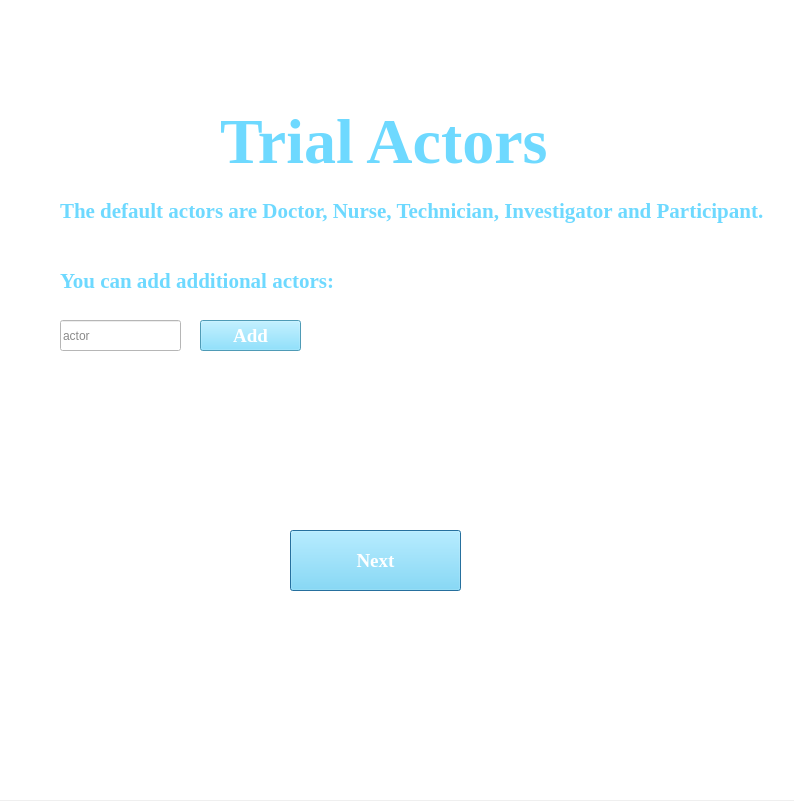
<?xml version="1.0" encoding="UTF-8"?>
<ui version="4.0">
 <class>Dialog</class>
 <widget class="QDialog" name="Dialog">
  <property name="geometry">
   <rect>
    <x>0</x>
    <y>0</y>
    <width>794</width>
    <height>801</height>
   </rect>
  </property>
  <property name="windowTitle">
   <string>Dialog</string>
  </property>
  <widget class="QWidget" name="widget" native="true">
   <property name="geometry">
    <rect>
     <x>0</x>
     <y>0</y>
     <width>800</width>
     <height>800</height>
    </rect>
   </property>
   <property name="styleSheet">
    <string notr="true">background-color: rgb(255, 255, 255);</string>
   </property>
   <widget class="QLabel" name="label">
    <property name="geometry">
     <rect>
      <x>220</x>
      <y>90</y>
      <width>341</width>
      <height>101</height>
     </rect>
    </property>
    <property name="font">
     <font>
      <family>Times New Roman</family>
      <pointsize>48</pointsize>
      <weight>75</weight>
      <bold>true</bold>
     </font>
    </property>
    <property name="styleSheet">
     <string notr="true">color:rgb(110, 217, 255)</string>
    </property>
    <property name="text">
     <string>Trial Actors</string>
    </property>
   </widget>
   <widget class="QPushButton" name="pushButton_2">
    <property name="geometry">
     <rect>
      <x>290</x>
      <y>530</y>
      <width>171</width>
      <height>61</height>
     </rect>
    </property>
    <property name="font">
     <font>
      <family>Times New Roman</family>
      <pointsize>14</pointsize>
      <weight>75</weight>
      <bold>true</bold>
     </font>
    </property>
    <property name="styleSheet">
     <string notr="true">background-color:rgb(110, 217, 255);
color:;
color: rgb(255, 255, 255);</string>
    </property>
    <property name="text">
     <string>Next</string>
    </property>
   </widget>
   <widget class="QLabel" name="label_2">
    <property name="geometry">
     <rect>
      <x>60</x>
      <y>170</y>
      <width>711</width>
      <height>81</height>
     </rect>
    </property>
    <property name="font">
     <font>
      <family>Times New Roman</family>
      <pointsize>16</pointsize>
      <weight>75</weight>
      <bold>true</bold>
     </font>
    </property>
    <property name="styleSheet">
     <string notr="true">color:rgb(110, 217, 255)</string>
    </property>
    <property name="text">
     <string>The default actors are Doctor, Nurse, Technician, Investigator and Participant.</string>
    </property>
   </widget>
   <widget class="QLabel" name="label_3">
    <property name="geometry">
     <rect>
      <x>60</x>
      <y>230</y>
      <width>581</width>
      <height>101</height>
     </rect>
    </property>
    <property name="font">
     <font>
      <family>Times New Roman</family>
      <pointsize>16</pointsize>
      <weight>75</weight>
      <bold>true</bold>
     </font>
    </property>
    <property name="styleSheet">
     <string notr="true">color:rgb(110, 217, 255)</string>
    </property>
    <property name="text">
     <string>You can add additional actors:</string>
    </property>
   </widget>
   <widget class="QLineEdit" name="lineEdit">
    <property name="geometry">
     <rect>
      <x>60</x>
      <y>320</y>
      <width>121</width>
      <height>31</height>
     </rect>
    </property>
    <property name="styleSheet">
     <string notr="true">color:rgb(138, 138, 138)</string>
    </property>
    <property name="text">
     <string>actor</string>
    </property>
   </widget>
   <widget class="QPushButton" name="pushButton_3">
    <property name="geometry">
     <rect>
      <x>200</x>
      <y>320</y>
      <width>101</width>
      <height>31</height>
     </rect>
    </property>
    <property name="font">
     <font>
      <family>Times New Roman</family>
      <pointsize>14</pointsize>
      <weight>75</weight>
      <bold>true</bold>
     </font>
    </property>
    <property name="styleSheet">
     <string notr="true">background-color:rgb(110, 217, 255);
color:;
color: rgb(255, 255, 255);</string>
    </property>
    <property name="text">
     <string>Add</string>
    </property>
   </widget>
   <zorder>label_3</zorder>
   <zorder>label</zorder>
   <zorder>pushButton_2</zorder>
   <zorder>label_2</zorder>
   <zorder>lineEdit</zorder>
   <zorder>pushButton_3</zorder>
  </widget>
 </widget>
 <resources/>
 <connections/>
</ui>
